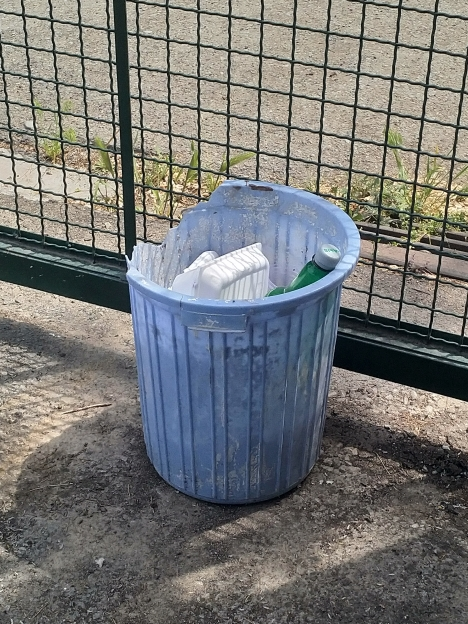
#> input picture lab13 /cv-lab13/01.jpg, 468 x 624 px
$ python displaying_LBP_features.py
#> lines starting #> are read from the running program, lines starting #| are printed output that depends on the picture
import numpy as np
import cv2
from skimage import feature

fname = '01.jpg'

numPoints = 28
radius = 10

image = cv2.imread(fname, cv2.IMREAD_GRAYSCALE)
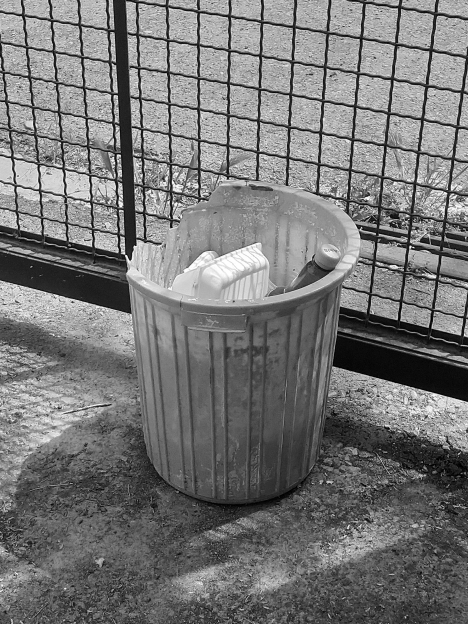
#> image: shape (624, 468); min 0, max 255, mean 118.3
lbp = feature.local_binary_pattern(image, numPoints, radius)
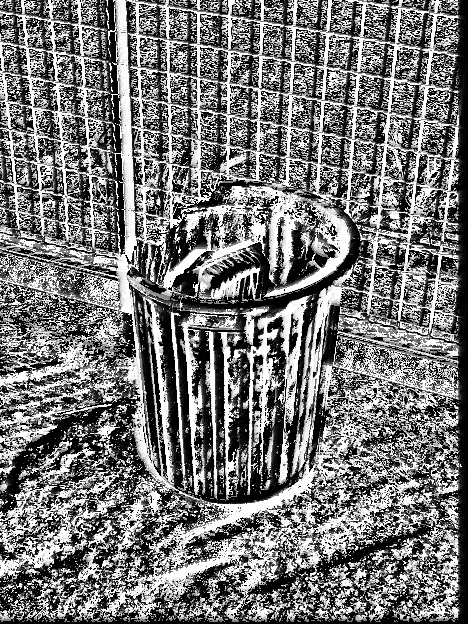
#> lbp: shape (624, 468) float64; min 0, max 268435455, mean 125273044.2; drawn with min black and max white
J = np.copy(lbp)
J = np.array(J, dtype=np.float32)
cv2.imshow('J', J)
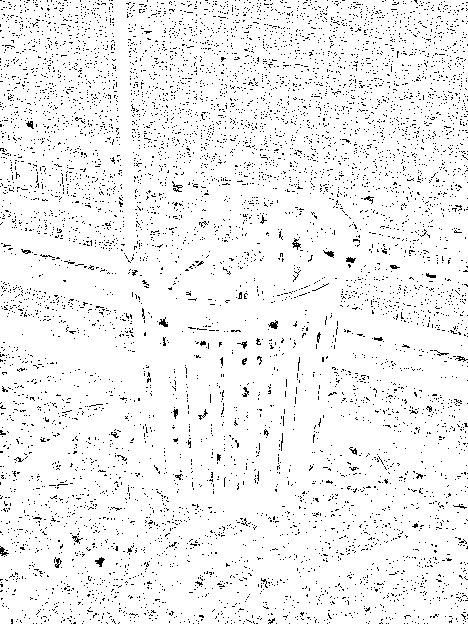
#> window 'J': shape (624, 468); 94.7% white; black in thin lines or dots
cv2.waitKey(0)

$ run again, with lab13 /cv-lab13/02.jpg copied over lab13 /cv-lab13/01.jpg
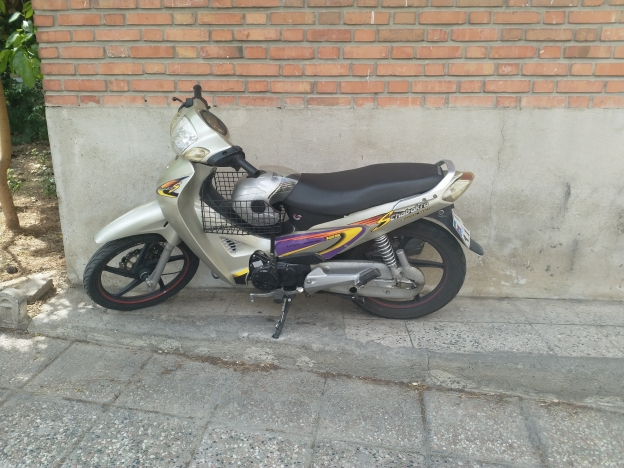
#> input picture lab13 /cv-lab13/02.jpg, 624 x 468 px
#> `lbp = feature.local_binary_pattern(image, numPoints, radius)`:
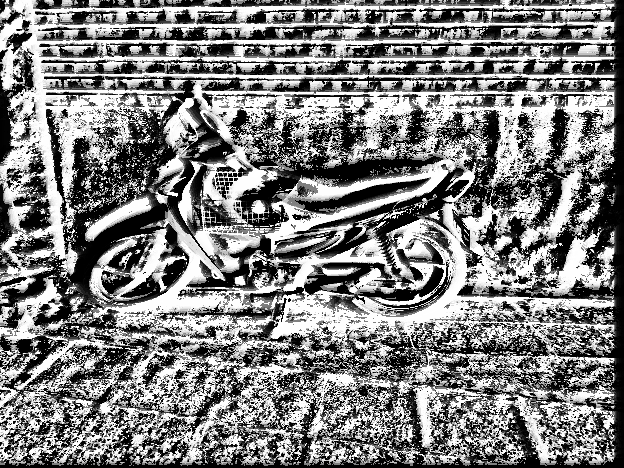
#> lbp: shape (468, 624) float64; min 0, max 268435455, mean 134331603.2; drawn with min black and max white
#> `cv2.imshow('J', J)`:
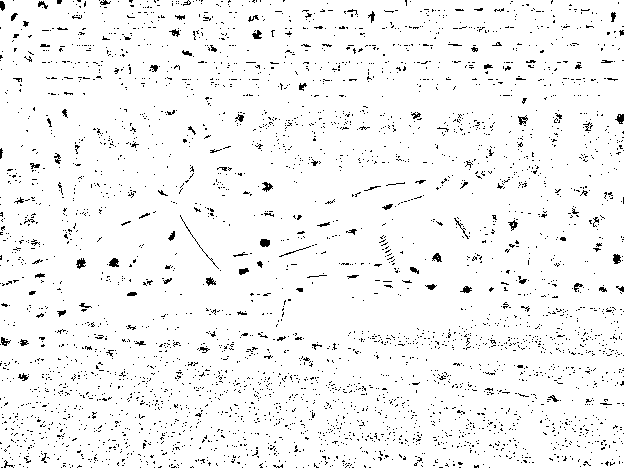
#> window 'J': shape (468, 624); 95.8% white; black in thin lines or dots

$ run again, with lab13 /cv-lab13/03.jpg copied over lab13 /cv-lab13/01.jpg
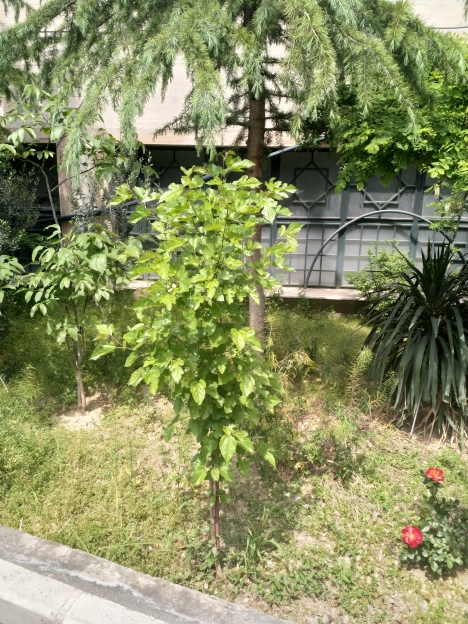
#> input picture lab13 /cv-lab13/03.jpg, 468 x 624 px
#> `lbp = feature.local_binary_pattern(image, numPoints, radius)`:
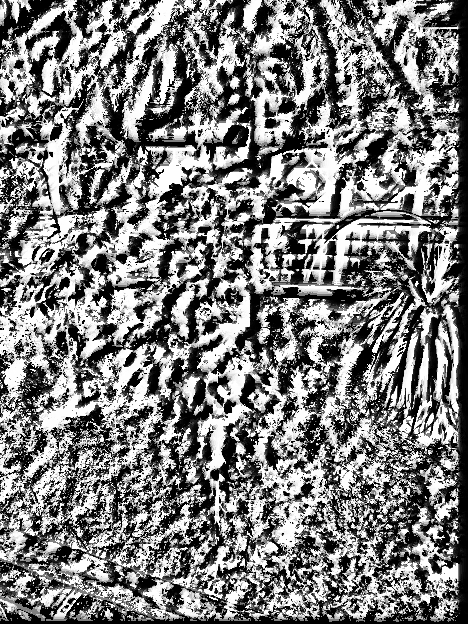
#> lbp: shape (624, 468) float64; min 0, max 268435455, mean 132147469.6; drawn with min black and max white
#> `cv2.imshow('J', J)`:
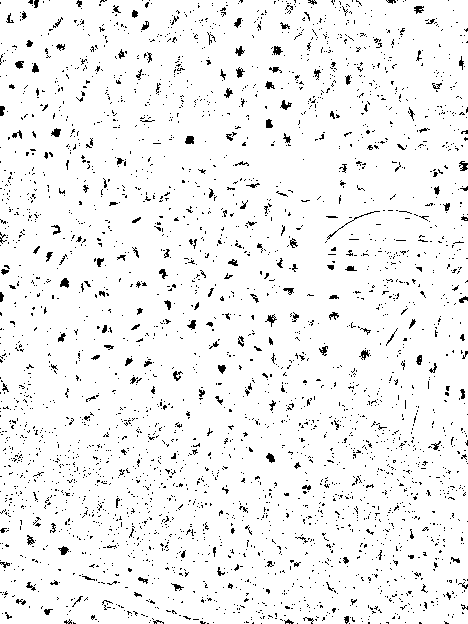
#> window 'J': shape (624, 468); 95% white; black in thin lines or dots

$ run again, with lab13 /cv-lab13/04.jpg copied over lab13 /cv-lab13/01.jpg
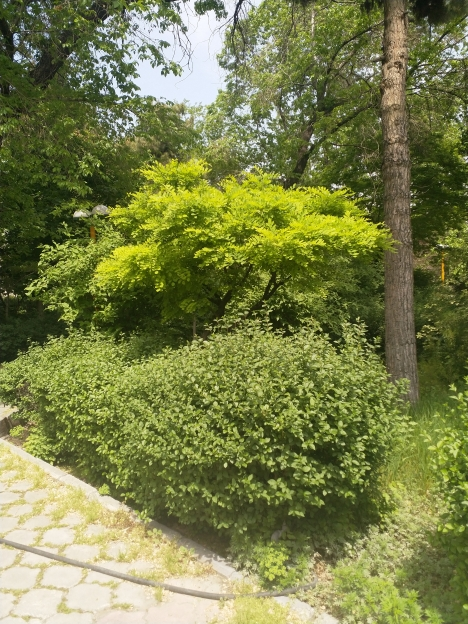
#> input picture lab13 /cv-lab13/04.jpg, 468 x 624 px
#> `lbp = feature.local_binary_pattern(image, numPoints, radius)`:
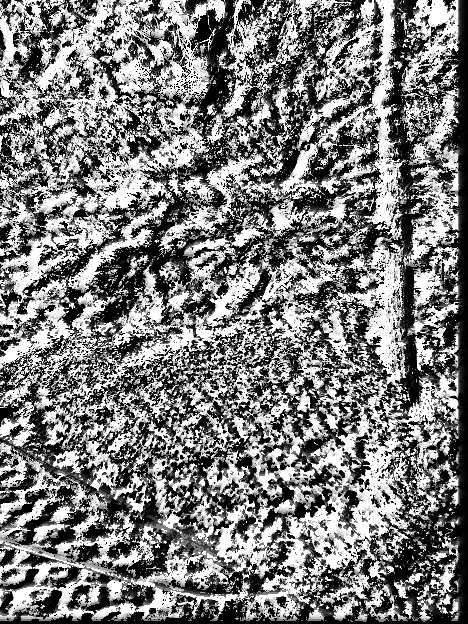
#> lbp: shape (624, 468) float64; min 0, max 268435455, mean 131564243.8; drawn with min black and max white
#> `cv2.imshow('J', J)`:
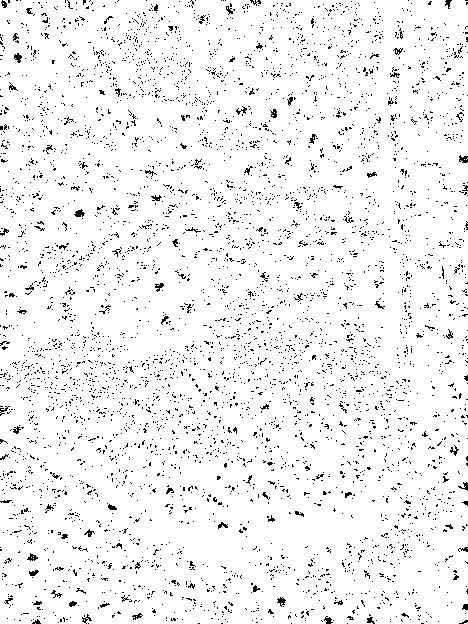
#> window 'J': shape (624, 468); 95% white; black in thin lines or dots
